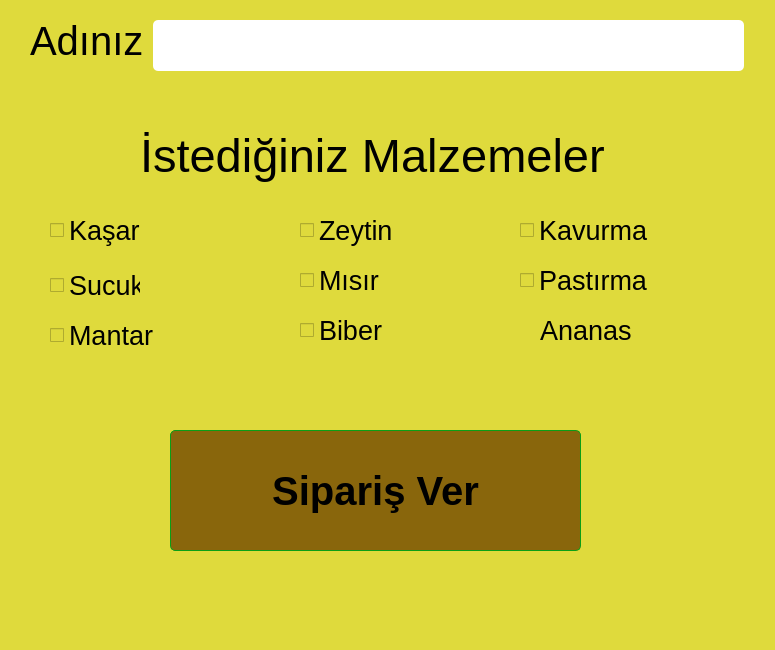
<?xml version="1.0" encoding="UTF-8"?>
<ui version="4.0">
 <class>MainWindow</class>
 <widget class="QMainWindow" name="MainWindow">
  <property name="geometry">
   <rect>
    <x>0</x>
    <y>0</y>
    <width>775</width>
    <height>650</height>
   </rect>
  </property>
  <property name="minimumSize">
   <size>
    <width>775</width>
    <height>650</height>
   </size>
  </property>
  <property name="maximumSize">
   <size>
    <width>775</width>
    <height>650</height>
   </size>
  </property>
  <property name="windowTitle">
   <string>MainWindow</string>
  </property>
  <property name="styleSheet">
   <string notr="true">background-color: rgb(249, 213, 255);
background-color: rgb(223, 218, 60);
backgroundcolor: qconicalgradient(cx:0, cy:0, angle:135, stop:0 rgba(255, 255, 0, 69), stop:0.375 rgba(255, 255, 0, 69), stop:0.423533 rgba(251, 255, 0, 145), stop:0.45 rgba(247, 255, 0, 208), stop:0.477581 rgba(255, 244, 71, 130), stop:0.518717 rgba(255, 218, 71, 130), stop:0.55 rgba(255, 255, 0, 255), stop:0.57754 rgba(255, 203, 0, 130), stop:0.625 rgba(255, 255, 0, 69), stop:1 rgba(255, 255, 0, 69));</string>
  </property>
  <widget class="QWidget" name="centralwidget">
   <widget class="QLabel" name="label">
    <property name="geometry">
     <rect>
      <x>30</x>
      <y>20</y>
      <width>131</width>
      <height>41</height>
     </rect>
    </property>
    <property name="font">
     <font>
      <pointsize>30</pointsize>
     </font>
    </property>
    <property name="text">
     <string>Adınız</string>
    </property>
   </widget>
   <widget class="QTextEdit" name="username_input">
    <property name="geometry">
     <rect>
      <x>153</x>
      <y>20</y>
      <width>591</width>
      <height>51</height>
     </rect>
    </property>
    <property name="font">
     <font>
      <pointsize>25</pointsize>
     </font>
    </property>
    <property name="cursor" stdset="0">
     <cursorShape>IBeamCursor</cursorShape>
    </property>
    <property name="styleSheet">
     <string notr="true">background-color: rgb(255, 255, 255);
border-radius: 5px;</string>
    </property>
   </widget>
   <widget class="QLabel" name="label_2">
    <property name="geometry">
     <rect>
      <x>140</x>
      <y>110</y>
      <width>471</width>
      <height>91</height>
     </rect>
    </property>
    <property name="font">
     <font>
      <pointsize>35</pointsize>
     </font>
    </property>
    <property name="text">
     <string>İstediğiniz Malzemeler</string>
    </property>
   </widget>
   <widget class="QCheckBox" name="kasar">
    <property name="geometry">
     <rect>
      <x>50</x>
      <y>200</y>
      <width>121</width>
      <height>61</height>
     </rect>
    </property>
    <property name="font">
     <font>
      <pointsize>20</pointsize>
     </font>
    </property>
    <property name="text">
     <string>Kaşar </string>
    </property>
   </widget>
   <widget class="QCheckBox" name="sucuk">
    <property name="geometry">
     <rect>
      <x>50</x>
      <y>260</y>
      <width>91</width>
      <height>51</height>
     </rect>
    </property>
    <property name="font">
     <font>
      <pointsize>20</pointsize>
     </font>
    </property>
    <property name="text">
     <string>Sucuk</string>
    </property>
   </widget>
   <widget class="QCheckBox" name="mantar">
    <property name="geometry">
     <rect>
      <x>50</x>
      <y>310</y>
      <width>111</width>
      <height>51</height>
     </rect>
    </property>
    <property name="font">
     <font>
      <pointsize>20</pointsize>
     </font>
    </property>
    <property name="text">
     <string>Mantar</string>
    </property>
   </widget>
   <widget class="QCheckBox" name="zeytin">
    <property name="geometry">
     <rect>
      <x>300</x>
      <y>210</y>
      <width>101</width>
      <height>41</height>
     </rect>
    </property>
    <property name="font">
     <font>
      <pointsize>20</pointsize>
     </font>
    </property>
    <property name="text">
     <string>Zeytin</string>
    </property>
   </widget>
   <widget class="QCheckBox" name="misir">
    <property name="geometry">
     <rect>
      <x>300</x>
      <y>260</y>
      <width>91</width>
      <height>41</height>
     </rect>
    </property>
    <property name="font">
     <font>
      <pointsize>20</pointsize>
     </font>
    </property>
    <property name="text">
     <string>Mısır</string>
    </property>
   </widget>
   <widget class="QCheckBox" name="biber">
    <property name="geometry">
     <rect>
      <x>300</x>
      <y>310</y>
      <width>91</width>
      <height>41</height>
     </rect>
    </property>
    <property name="font">
     <font>
      <pointsize>20</pointsize>
     </font>
    </property>
    <property name="text">
     <string>Biber</string>
    </property>
   </widget>
   <widget class="QCheckBox" name="kavurma">
    <property name="geometry">
     <rect>
      <x>520</x>
      <y>210</y>
      <width>131</width>
      <height>41</height>
     </rect>
    </property>
    <property name="font">
     <font>
      <pointsize>20</pointsize>
     </font>
    </property>
    <property name="text">
     <string>Kavurma</string>
    </property>
   </widget>
   <widget class="QCheckBox" name="pastirma">
    <property name="geometry">
     <rect>
      <x>520</x>
      <y>260</y>
      <width>131</width>
      <height>41</height>
     </rect>
    </property>
    <property name="font">
     <font>
      <pointsize>20</pointsize>
     </font>
    </property>
    <property name="text">
     <string>Pastırma</string>
    </property>
   </widget>
   <widget class="QLabel" name="label_3">
    <property name="geometry">
     <rect>
      <x>540</x>
      <y>310</y>
      <width>101</width>
      <height>41</height>
     </rect>
    </property>
    <property name="font">
     <font>
      <pointsize>20</pointsize>
     </font>
    </property>
    <property name="text">
     <string>Ananas</string>
    </property>
   </widget>
   <widget class="QPushButton" name="siparis_ver">
    <property name="geometry">
     <rect>
      <x>170</x>
      <y>430</y>
      <width>411</width>
      <height>121</height>
     </rect>
    </property>
    <property name="font">
     <font>
      <pointsize>-1</pointsize>
      <weight>75</weight>
      <bold>true</bold>
     </font>
    </property>
    <property name="styleSheet">
     <string notr="true">QPushButton {
    font-size: 40px;
	background-color: #89660c;
	color: #000000;
	border-radius: 5px;
	border: 1px solid #0b9e16;
	font-weight: bold;
    padding: 8px;
    box-shadow: 2px 2px 5px rgba(0,0,0,0.3);  
}
QPushButton:hover {
    background-color: #b7810c;
}</string>
    </property>
    <property name="text">
     <string>Sipariş Ver</string>
    </property>
   </widget>
  </widget>
  <widget class="QMenuBar" name="menubar">
   <property name="geometry">
    <rect>
     <x>0</x>
     <y>0</y>
     <width>775</width>
     <height>21</height>
    </rect>
   </property>
  </widget>
  <widget class="QStatusBar" name="statusbar"/>
 </widget>
 <resources/>
 <connections/>
</ui>
